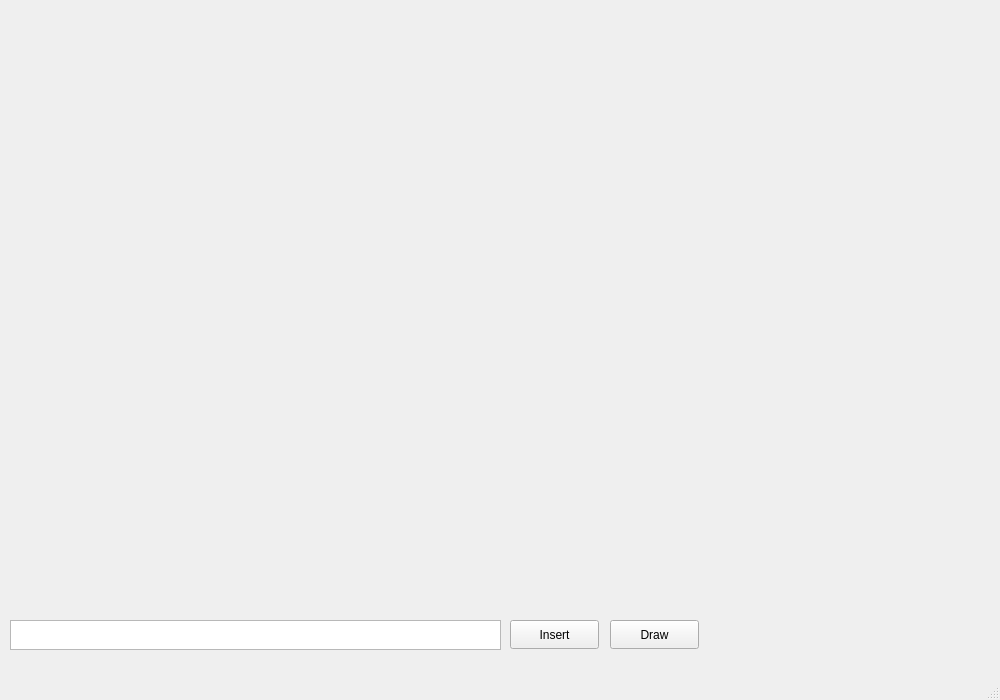
<?xml version="1.0" encoding="UTF-8"?>
<ui version="4.0">
 <class>MainWindow</class>
 <widget class="QMainWindow" name="MainWindow">
  <property name="geometry">
   <rect>
    <x>0</x>
    <y>0</y>
    <width>1000</width>
    <height>700</height>
   </rect>
  </property>
  <property name="windowTitle">
   <string>MainWindow</string>
  </property>
  <widget class="QWidget" name="centralwidget">
   <widget class="QTextEdit" name="textEdit">
    <property name="geometry">
     <rect>
      <x>10</x>
      <y>620</y>
      <width>491</width>
      <height>30</height>
     </rect>
    </property>
   </widget>
   <widget class="QPushButton" name="InsertButton">
    <property name="geometry">
     <rect>
      <x>510</x>
      <y>620</y>
      <width>89</width>
      <height>29</height>
     </rect>
    </property>
    <property name="text">
     <string>Insert</string>
    </property>
   </widget>
   <widget class="QPushButton" name="DrawButton">
    <property name="geometry">
     <rect>
      <x>610</x>
      <y>620</y>
      <width>89</width>
      <height>29</height>
     </rect>
    </property>
    <property name="text">
     <string>Draw</string>
    </property>
   </widget>
  </widget>
  <widget class="QMenuBar" name="menubar">
   <property name="geometry">
    <rect>
     <x>0</x>
     <y>0</y>
     <width>1000</width>
     <height>25</height>
    </rect>
   </property>
  </widget>
  <widget class="QStatusBar" name="statusbar"/>
 </widget>
 <resources/>
 <connections/>
</ui>
